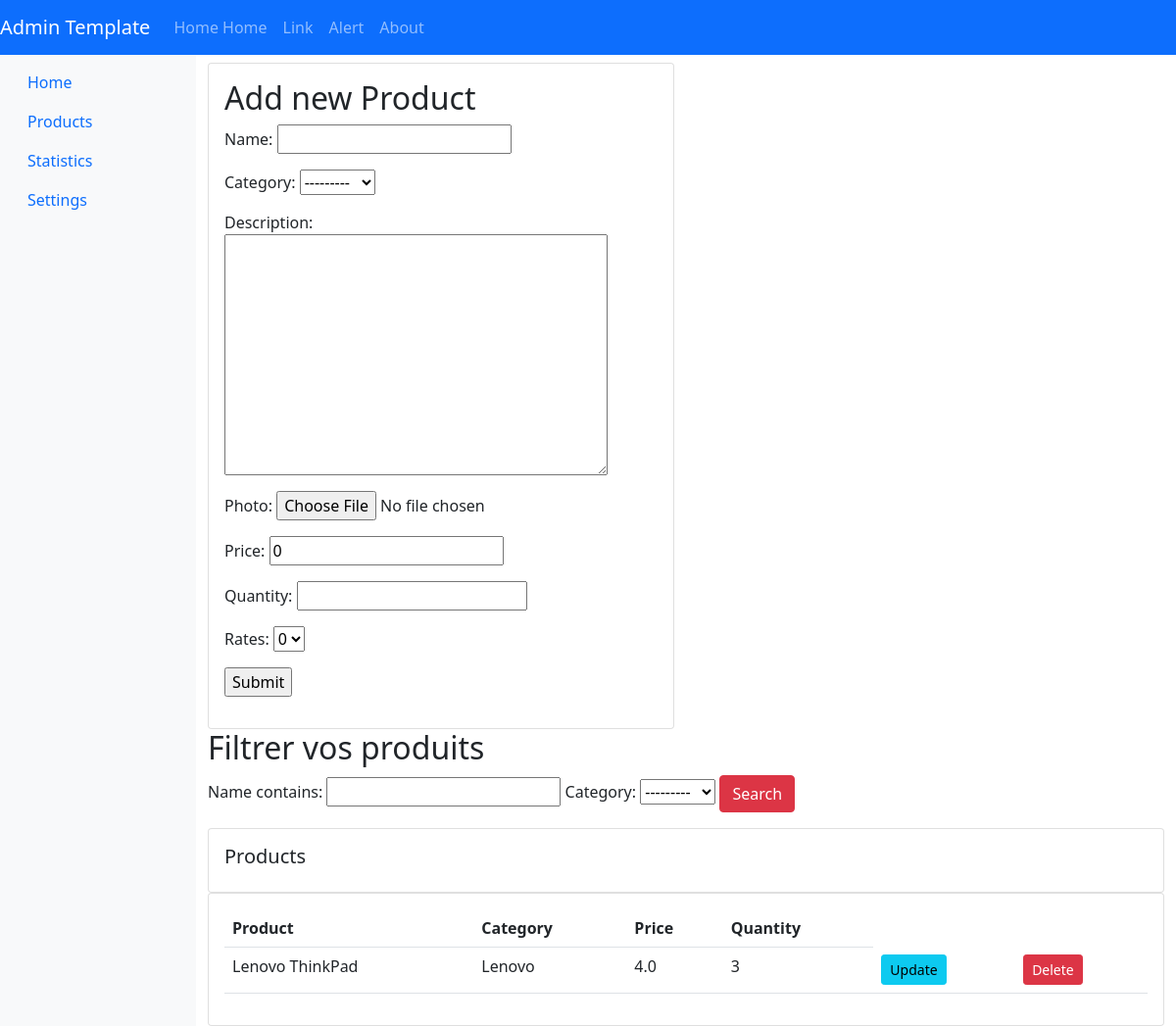
The page /prod/ on the database as committed earlier.
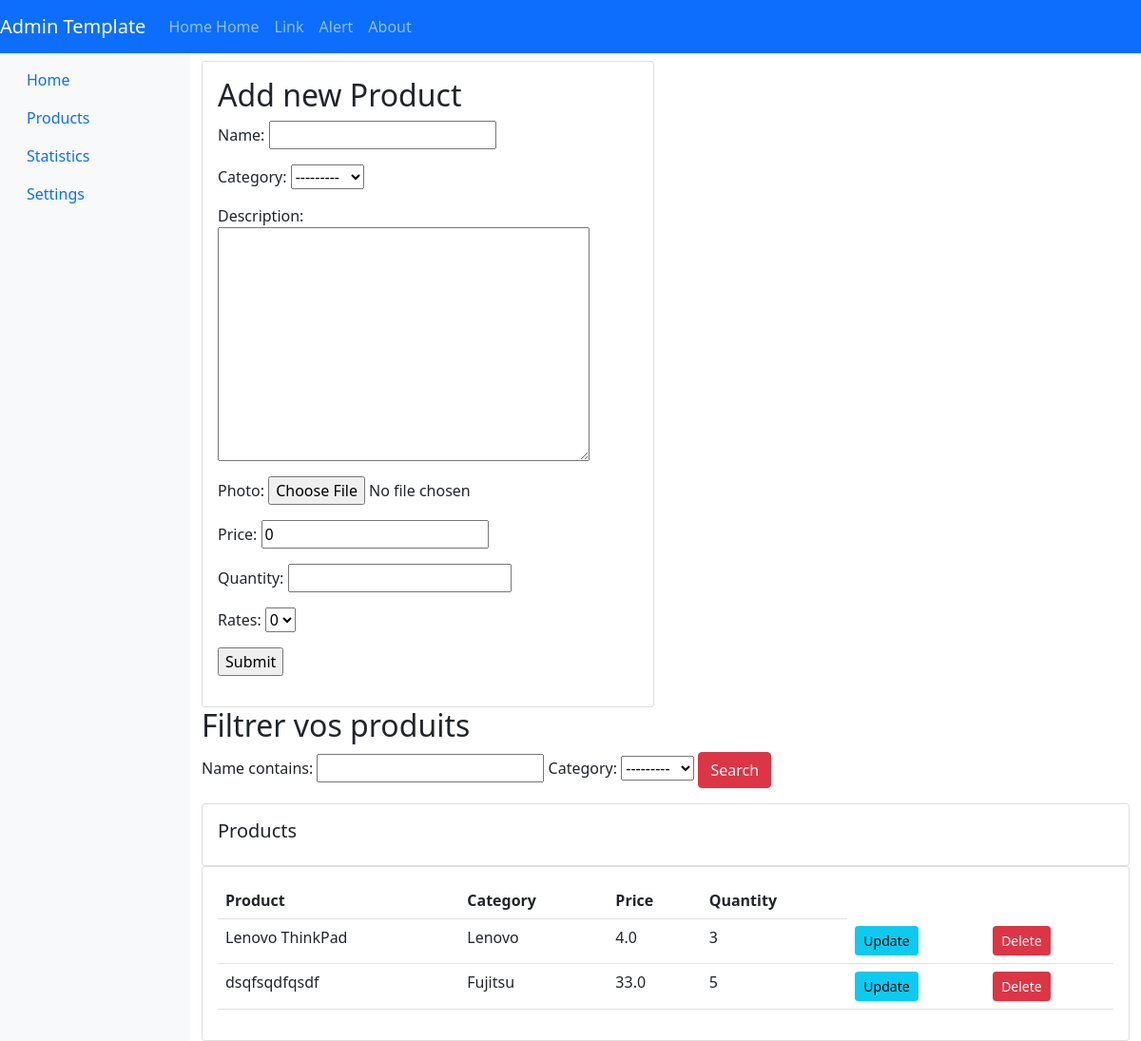
The same page on the database as committed later.
### e_commerce/models.py (models this page shows, shortened)
class Product(Model):
    name = CharField(max_length=100)
    category = ForeignKey(
        Category, related_name='categories', on_delete=CASCADE)
    description = TextField()
    photo = ImageField()
    price = FloatField(default=0)
    quantity = PositiveBigIntegerField(null=True)
    rates = IntegerField(choices=INTEGERS, default=0)

class Category(Model):
    category = CharField(max_length=50)
    def __str__(self):
        return self.category

### dashboardSeller/views.py (the view, shortened to what this page needs)
# urls.py: path('prod/', views.showProduct, name='prod'),
def showProduct(request):
    form = CreateProductForm()
    products = Product.objects.all()
    myFilter = ProductFilter(request.GET, queryset=products)
    products = myFilter.qs
    context = {'form': form, 'products': products,
               'myFilter': myFilter,
               }
    return render(request, 'dashboardSeller/products.html', context)

### dashboardSeller/forms.py
class CreateProductForm(ModelForm):
    class Meta:
        model = Product
        fields = '__all__'

### templates/dashboardSeller/products.html (shortened to what this page needs)
{% extends 'dashboardSeller/dashboard.html' %}
{% block content %}
<div class="row">
    <div class="col-md-6">
        <div class="card card-body">
            <h2>Add new Product</h2>
            <form action="" method="POST">
                {{form.as_p}}
                <input type="submit" name="Submit">
            </form>
        </div>
    </div>
</div>
<div>
    <form method="GET">
        <h2>Filtrer vos produits </h2>
        {{myFilter.form}}
        <button type="Submit" class="btn btn-danger">Search</button>
    </form>
</div>
<div class="row">
    <div class="col-md">
        <div class="card card-body">
            <h5>Products</h5>
        </div>
        <div class="card card-body">
            <table class="table">
                <tr>
                    <th>Product</th>
                    <th>Category</th>
                    <th>Price</th>
                    <th>Quantity</th>
                </tr>
                {% for i in products %}
                <tr>
                    <td>{{i.name}}</td>
                    <td>{{i.category}}</td>
                    <td>{{i.price}}</td>
                    <td>{{i.quantity}}</td>
                    <td><a class="btn btn-sm btn-info" href="{% url 'update_product' i.id %}">Update</a></td>
                    <td><a class="btn btn-sm btn-danger" href="{% url 'delete_product' i.id %}">Delete</a></td>
                </tr>
                {% endfor %}
            </table>
        </div>
    </div>
</div>
{% endblock %}

Rows that differ between the two databases and show on the page:
added Product: name "dsqfsqdfqsdf", category "Fujitsu", price "33.0", quantity "5"
